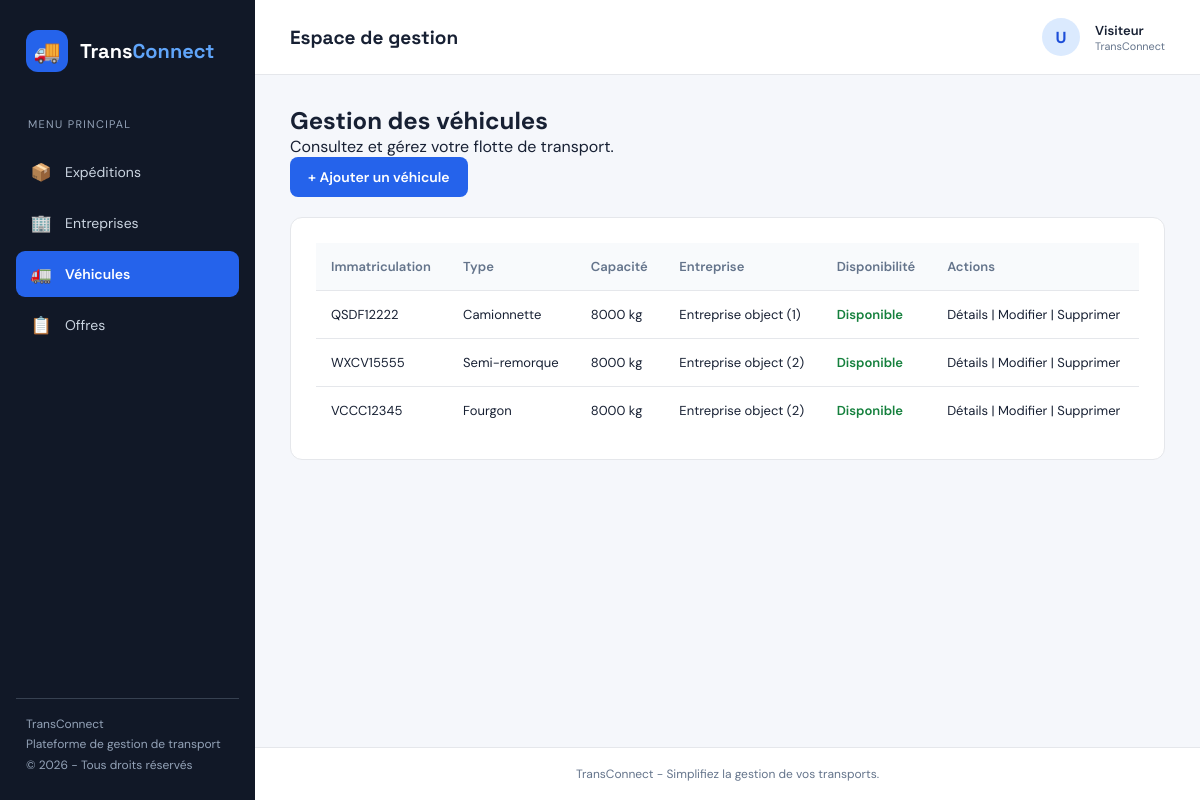
/vehicules/, run on an earlier commit of the app's database.
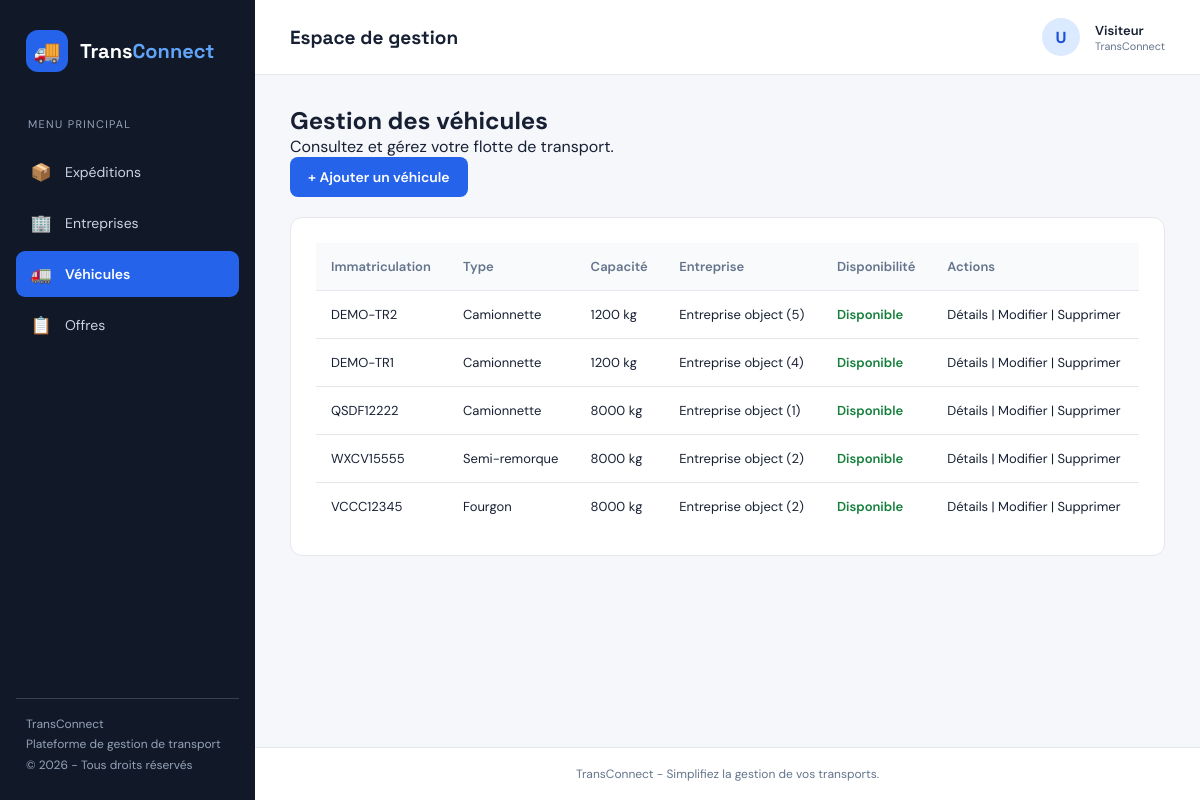
And on a later commit of the database.
### VehiculesApp/models.py (models this page shows, shortened)
class Vehicule(models.Model):
    TYPE_VEHICULE_CHOICES = [
        ('camionnette', 'Camionnette'),
        ('fourgon', 'Fourgon'),
        ('camion_porteur', 'Camion porteur'),
        ('semi_remorque', 'Semi-remorque'),
    ]
    immatriculation = models.CharField(max_length=20, unique=True)
    capacite_kg = models.PositiveIntegerField(
        validators=[MinValueValidator(1, "La capacite doit etre superieure a 0 kg.")]
    )
    type_vehicule = models.CharField(max_length=30, choices=TYPE_VEHICULE_CHOICES)
    disponible = models.BooleanField(default=True)
    entreprise = models.ForeignKey(
        'EntreprisesApp.Entreprise',
        on_delete=models.CASCADE,
        related_name='vehicules'
    )
    created_at = models.DateTimeField(auto_now_add=True)
    updated_at = models.DateTimeField(auto_now=True)
    created_at = models.DateTimeField(auto_now_add=True)
    updated_at = models.DateTimeField(auto_now=True)

### EntreprisesApp/models.py (models this page shows)
class Entreprise(models.Model):
    raison_sociale = models.CharField(max_length=200, null=False, blank=False)
    matricule_fiscal = models.CharField(max_length=17, null=False, blank=False, unique=True, validators=[matricule_fiscal_validator])
    adresse = models.TextField(validators=[MinLengthValidator(20, "Ladresse doit contenir au moins 20 caracteres")])
    type_entreprise = models.CharField(max_length=100, choices=[('chargeur', 'Chargeur'), ('transporteur', 'Transporteur')])
    created_at = models.DateTimeField(auto_now_add=True)
    updated_at = models.DateTimeField(auto_now=True)
    gerant = models.OneToOneField(Utilisateur, on_delete=models.CASCADE, related_name='entreprise')

### VehiculesApp/views.py (the view)
# urls.py: path('', VehiculeListView.as_view(), name='list'),
class VehiculeListView(ListView):
    model = Vehicule
    template_name = 'vehicule/liste.html'
    context_object_name = 'vehicules'
    queryset = Vehicule.objects.select_related('entreprise').order_by('-created_at')

### templates/vehicule/liste.html (shortened to what this page needs)
{% extends 'base.html' %}
{% block content %}
<div class="form-page">
    <h1>Gestion des véhicules</h1>
    <p>Consultez et gérez votre flotte de transport.</p>
    <a href="{% url 'vehicule:create' %}" class="btn-primary">
        + Ajouter un véhicule
    </a>
    <div class="form-card">
        <table>
            <thead>
                <tr>
                    <th>Immatriculation</th>
                    <th>Type</th>
                    <th>Capacité</th>
                    <th>Entreprise</th>
                    <th>Disponibilité</th>
                    <th>Actions</th>
                </tr>
            </thead>
            <tbody>
                {% for vehicule in vehicules %}
                <tr>
                    <td>{{ vehicule.immatriculation }}</td>
                    <td>{{ vehicule.get_type_vehicule_display }}</td>
                    <td>{{ vehicule.capacite_kg }} kg</td>
                    <td>{{ vehicule.entreprise }}</td>
                    <td>
                        {% if vehicule.disponible %}
                            <span class="status-success">Disponible</span>
                        {% else %}
                            <span class="status-danger">Indisponible</span>
                        {% endif %}
                    </td>
                    <td>
                        <a href="{% url 'vehicule:detail' vehicule.pk %}">Détails</a>
                        |
                        <a href="{% url 'vehicule:update' vehicule.pk %}">Modifier</a>
                        |
                        <a href="{% url 'vehicule:delete' vehicule.pk %}">Supprimer</a>
                    </td>
                </tr>
                {% empty %}
                <tr>
                    <td colspan="6">Aucun véhicule enregistré.</td>
                </tr>
                {% endfor %}
            </tbody>
        </table>
    </div>
</div>
{% endblock %}

What changed in the data, as far as the page shows it:
added Vehicule: immatriculation "DEMO-TR2", type_vehicule "Camionnette", capacite_kg "1200", entreprise "Entreprise object (5)", disponible "Disponible"
added Vehicule: immatriculation "DEMO-TR1", type_vehicule "Camionnette", capacite_kg "1200", entreprise "Entreprise object (4)", disponible "Disponible"
